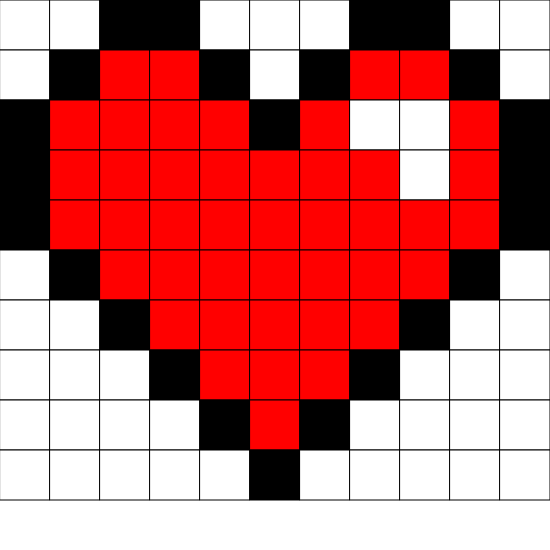
Frame 1 (no input)
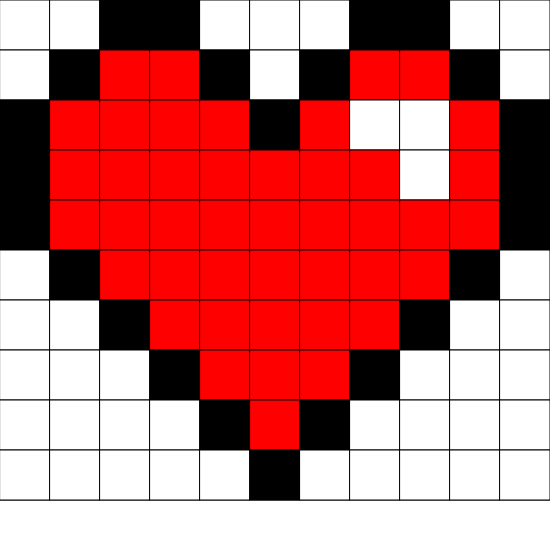
Frame 2 (the mouse pressed at the canvas centre, redrawn once)

The p5.js sketch that drew these frames (run headless with seeded random() and noise() and a simulated clock; the mouse was pressed at the canvas centre and the sketch redrawn once):

// p5.js sketch
// ── sketch.js
let grid = [
  [2, 2, 1, 1, 2, 2, 2, 1, 1, 2, 2],
  [2, 1, 0, 0, 1, 2, 1, 0, 0, 1, 2],
  [1, 0, 0, 0, 0, 1, 0, 2, 2, 0, 1],
  [1, 0, 0, 0, 0, 0, 0, 0, 2, 0, 1],
  [1, 0, 0, 0, 0, 0, 0, 0, 0, 0, 1],
  [2, 1, 0, 0, 0, 0, 0, 0, 0, 1, 2],
  [2, 2, 1, 0, 0, 0, 0, 0, 1, 2, 2],
  [2, 2, 2, 1, 0, 0, 0, 1, 2, 2, 2],
  [2, 2, 2, 2, 1, 0, 1, 2, 2, 2, 2],
  [2, 2, 2, 2, 2, 1, 2, 2, 2, 2, 2]
];

let colors = ['red', 'black', 'white'];
let cellSize = 50;

function setup() {
  createCanvas(550, 550);
  noLoop();
  print('setup complete');
}

function draw() {
  for (let y = 0; y < grid.length; y++) {
    for (let x = 0; x < grid[y].length; x++) {
      let colorIndex = grid[y][x];
      fill(colors[colorIndex]);
      rect(x * cellSize, y * cellSize, cellSize, cellSize);
      //print('drawing rect at x ' + x * cellSize + ' and y ' + y * cellSize);
    }
  }
}
